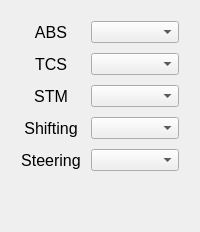
     <widget class="QWidget" name="tab_assists">
      <attribute name="title">
       <string>Assists</string>
      </attribute>
      <layout class="QGridLayout" name="gridLayout_15">
       <item row="0" column="0">
        <layout class="QGridLayout" name="gridLayout_main_assists">
         <property name="leftMargin">
          <number>10</number>
         </property>
         <property name="topMargin">
          <number>10</number>
         </property>
         <property name="rightMargin">
          <number>10</number>
         </property>
         <property name="bottomMargin">
          <number>10</number>
         </property>
         <property name="spacing">
          <number>10</number>
         </property>
         <item row="4" column="0">
          <widget class="QLabel" name="label_assists_steering">
           <property name="minimumSize">
            <size>
             <width>50</width>
             <height>20</height>
            </size>
           </property>
           <property name="maximumSize">
            <size>
             <width>16777215</width>
             <height>40</height>
            </size>
           </property>
           <property name="font">
            <font>
             <pointsize>12</pointsize>
            </font>
           </property>
           <property name="text">
            <string>Steering</string>
           </property>
           <property name="alignment">
            <set>Qt::AlignCenter</set>
           </property>
          </widget>
         </item>
         <item row="0" column="1">
          <widget class="QComboBox" name="comboBox_assists_abs">
           <property name="sizePolicy">
            <sizepolicy hsizetype="Expanding" vsizetype="Preferred">
             <horstretch>0</horstretch>
             <verstretch>0</verstretch>
            </sizepolicy>
           </property>
           <property name="minimumSize">
            <size>
             <width>50</width>
             <height>20</height>
            </size>
           </property>
           <property name="maximumSize">
            <size>
             <width>16777215</width>
             <height>30</height>
            </size>
           </property>
          </widget>
         </item>
         <item row="2" column="1">
          <widget class="QComboBox" name="comboBox_assists_stm">
           <property name="sizePolicy">
            <sizepolicy hsizetype="Expanding" vsizetype="Preferred">
             <horstretch>0</horstretch>
             <verstretch>0</verstretch>
            </sizepolicy>
           </property>
           <property name="minimumSize">
            <size>
             <width>50</width>
             <height>20</height>
            </size>
           </property>
           <property name="maximumSize">
            <size>
             <width>16777215</width>
             <height>30</height>
            </size>
           </property>
          </widget>
         </item>
         <item row="3" column="1">
          <widget class="QComboBox" name="comboBox_assists_shifting">
           <property name="sizePolicy">
            <sizepolicy hsizetype="Expanding" vsizetype="Preferred">
             <horstretch>0</horstretch>
             <verstretch>0</verstretch>
            </sizepolicy>
           </property>
           <property name="minimumSize">
            <size>
             <width>50</width>
             <height>20</height>
            </size>
           </property>
           <property name="maximumSize">
            <size>
             <width>16777215</width>
             <height>30</height>
            </size>
           </property>
          </widget>
         </item>
         <item row="1" column="1">
          <widget class="QComboBox" name="comboBox_assists_tcs">
           <property name="sizePolicy">
            <sizepolicy hsizetype="Expanding" vsizetype="Preferred">
             <horstretch>0</horstretch>
             <verstretch>0</verstretch>
            </sizepolicy>
           </property>
           <property name="minimumSize">
            <size>
             <width>50</width>
             <height>20</height>
            </size>
           </property>
           <property name="maximumSize">
            <size>
             <width>16777215</width>
             <height>30</height>
            </size>
           </property>
          </widget>
         </item>
         <item row="3" column="0">
          <widget class="QLabel" name="label_assists_shifting">
           <property name="minimumSize">
            <size>
             <width>50</width>
             <height>20</height>
            </size>
           </property>
           <property name="maximumSize">
            <size>
             <width>16777215</width>
             <height>30</height>
            </size>
           </property>
           <property name="font">
            <font>
             <pointsize>12</pointsize>
            </font>
           </property>
           <property name="text">
            <string>Shifting</string>
           </property>
           <property name="alignment">
            <set>Qt::AlignCenter</set>
           </property>
          </widget>
         </item>
         <item row="0" column="0">
          <widget class="QLabel" name="label_assists_abs">
           <property name="minimumSize">
            <size>
             <width>50</width>
             <height>20</height>
            </size>
           </property>
           <property name="maximumSize">
            <size>
             <width>16777215</width>
             <height>30</height>
            </size>
           </property>
           <property name="font">
            <font>
             <pointsize>12</pointsize>
            </font>
           </property>
           <property name="text">
            <string>ABS</string>
           </property>
           <property name="alignment">
            <set>Qt::AlignCenter</set>
           </property>
          </widget>
         </item>
         <item row="1" column="0">
          <widget class="QLabel" name="label_assists_tcs">
           <property name="minimumSize">
            <size>
             <width>50</width>
             <height>20</height>
            </size>
           </property>
           <property name="maximumSize">
            <size>
             <width>16777215</width>
             <height>30</height>
            </size>
           </property>
           <property name="font">
            <font>
             <pointsize>12</pointsize>
            </font>
           </property>
           <property name="text">
            <string>TCS</string>
           </property>
           <property name="alignment">
            <set>Qt::AlignCenter</set>
           </property>
          </widget>
         </item>
         <item row="2" column="0">
          <widget class="QLabel" name="label_assists_stm">
           <property name="minimumSize">
            <size>
             <width>50</width>
             <height>20</height>
            </size>
           </property>
           <property name="maximumSize">
            <size>
             <width>16777215</width>
             <height>30</height>
            </size>
           </property>
           <property name="font">
            <font>
             <pointsize>12</pointsize>
            </font>
           </property>
           <property name="text">
            <string>STM</string>
           </property>
           <property name="alignment">
            <set>Qt::AlignCenter</set>
           </property>
          </widget>
         </item>
         <item row="4" column="1">
          <widget class="QComboBox" name="comboBox_assists_steering">
           <property name="minimumSize">
            <size>
             <width>50</width>
             <height>20</height>
            </size>
           </property>
           <property name="maximumSize">
            <size>
             <width>16777215</width>
             <height>40</height>
            </size>
           </property>
          </widget>
         </item>
        </layout>
       </item>
       <item row="1" column="0">
        <spacer name="verticalSpacer_difficulty_settings">
         <property name="orientation">
          <enum>Qt::Vertical</enum>
         </property>
         <property name="sizeType">
          <enum>QSizePolicy::Preferred</enum>
         </property>
         <property name="sizeHint" stdset="0">
          <size>
           <width>20</width>
           <height>40</height>
          </size>
         </property>
        </spacer>
       </item>
      </layout>
     </widget>
